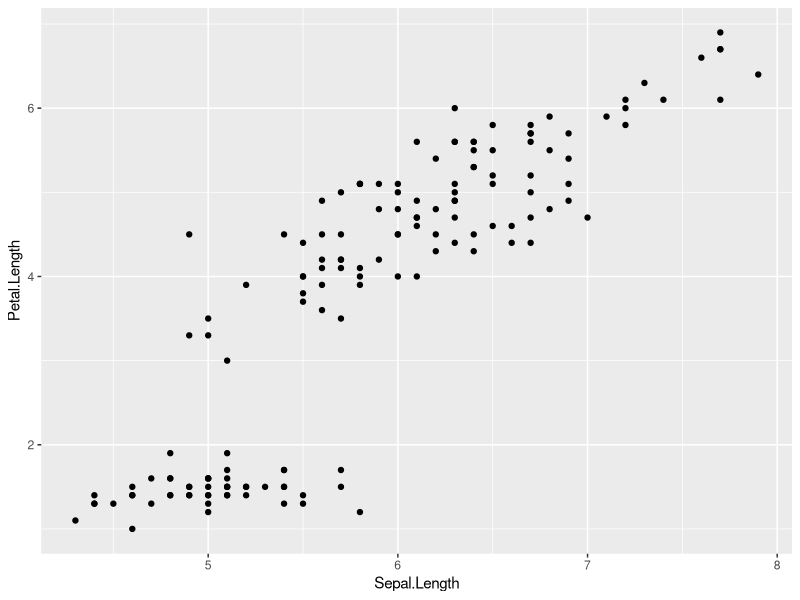
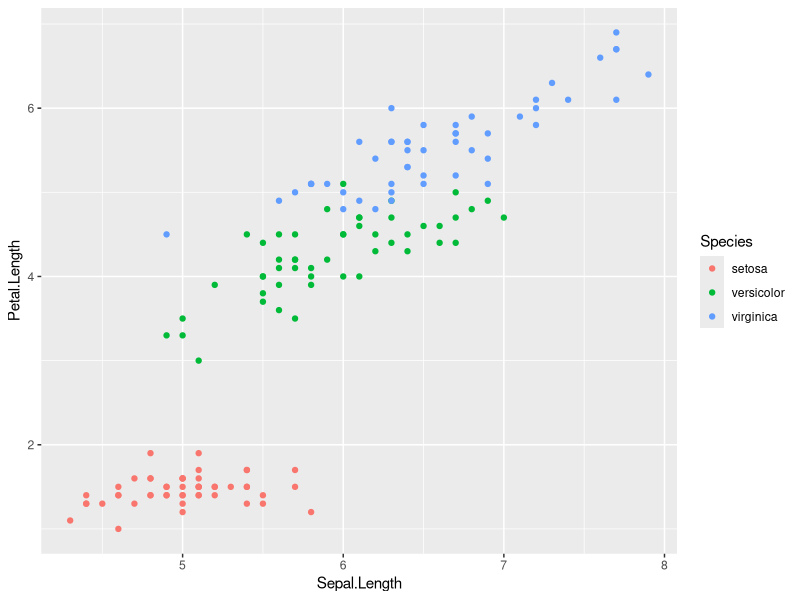
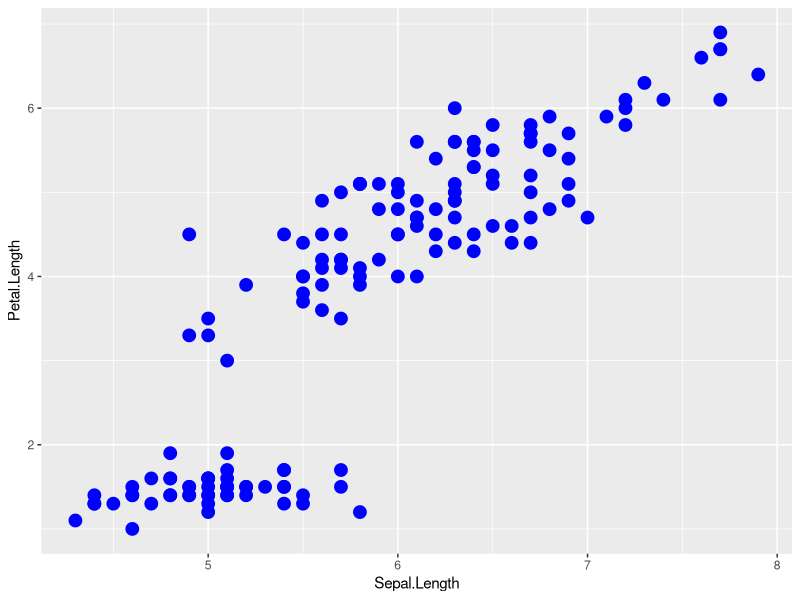
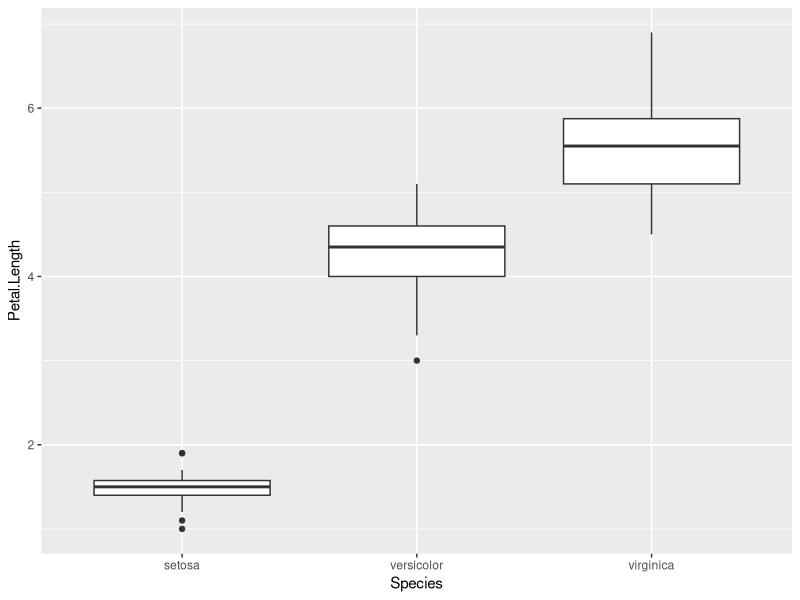
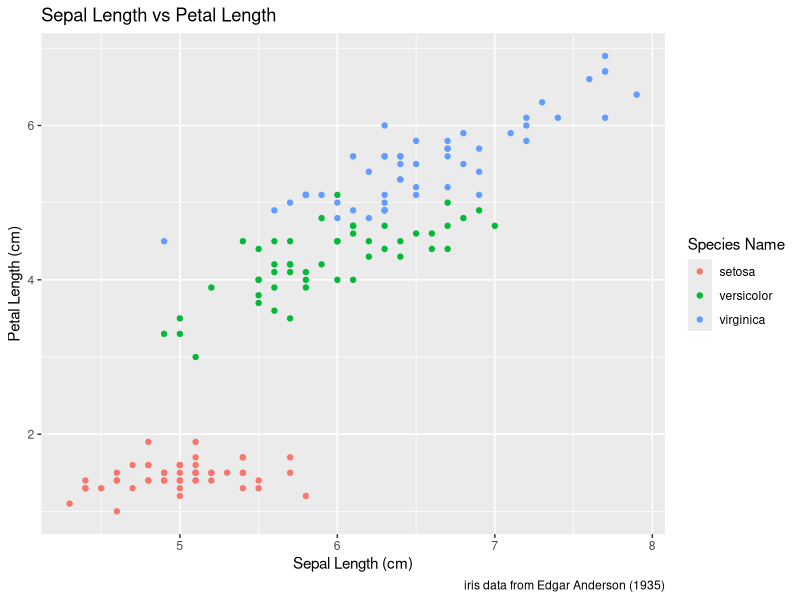
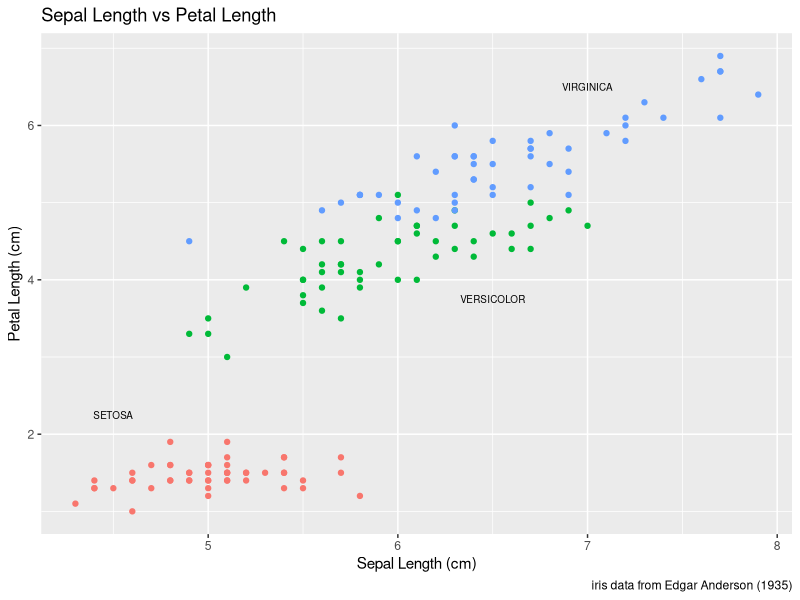
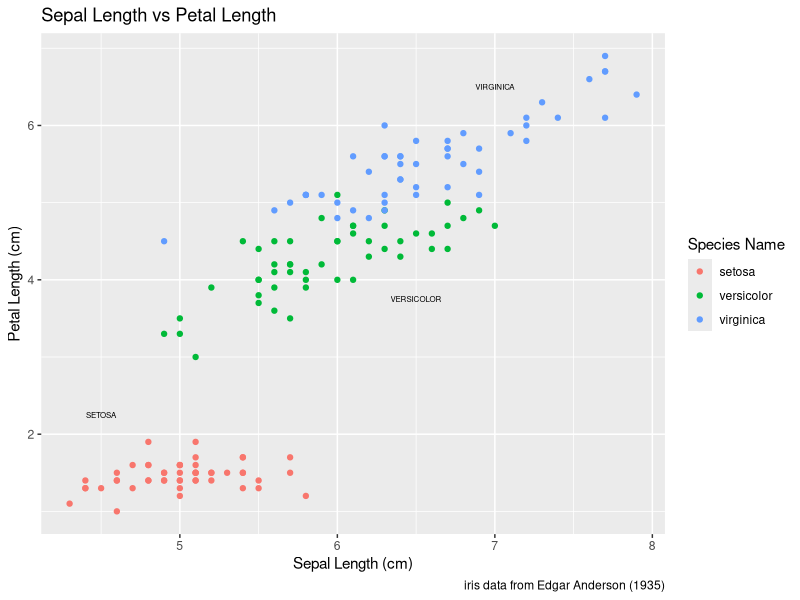
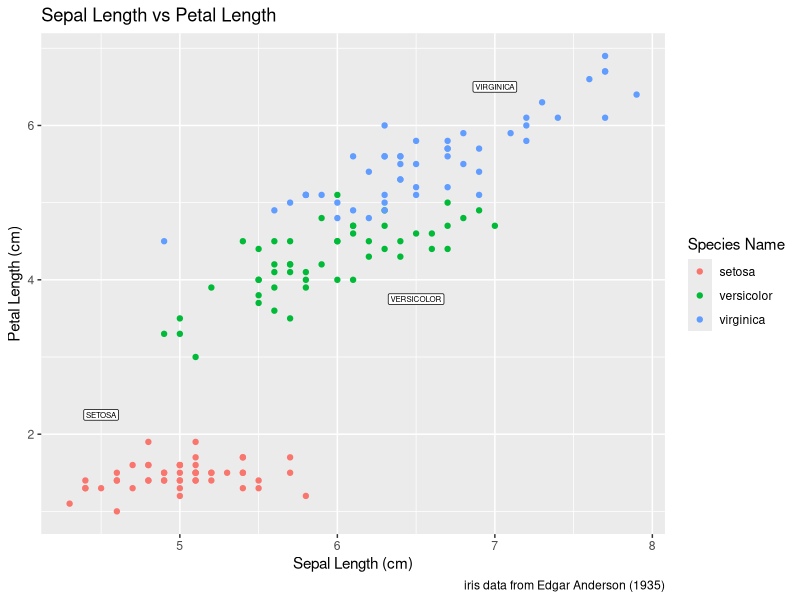

Recreate these plots in R, in order. (Note: this script raises an error after producing the figures.)
## ---- chunk 1
# Unattach any packages that happen to already be loaded. In general this is unecessary
# but is important for the creation of the book to not have package namespaces
# fighting unexpectedly.
pkgs = names(sessionInfo()$otherPkgs)
if( length(pkgs > 0)){
  pkgs = paste('package:', pkgs, sep = "")
  for( i in 1:length(pkgs)){
    detach(pkgs[i], character.only = TRUE, force=TRUE)
  }
}
## ---- chunk 2
library(tidyverse)   # loading ggplot2 and dplyr
## ---- chunk 3
data(iris)  # load the iris dataset that comes with R
str(iris)   # what columns do we have to play with...
## ---- chunk 4
ggplot( data=iris, aes(x=Sepal.Length, y=Petal.Length) ) +  
	geom_point(  )
## ---- chunk 5
ggplot( data=iris, aes(x=Sepal.Length, y=Petal.Length) ) +  
	geom_point( aes(color=Species) )
## ---- chunk 6
ggplot( data=iris, aes(x=Sepal.Length, y=Petal.Length) ) +  
	geom_point( color='blue', size=4 )
## ---- chunk 7
ggplot(iris, aes(x=Species, y=Petal.Length)) +
  geom_boxplot() 
## ---- chunk 8
# Save the graph before I add more to it.
P <- ggplot( data=iris, aes(x=Sepal.Length, y=Petal.Length) ) +  
	geom_point( aes(color=Species)  ) +
  labs( title='Sepal Length vs Petal Length') +
  labs( x="Sepal Length (cm)", y="Petal Length (cm)" ) +
  labs( color="Species Name")  +
  labs( caption = "iris data from Edgar Anderson (1935)" )

# Print out the plot
P
## ---- chunk 9
# create another data frame that has the text labels I want to add to the graph.
annotation.data <- data.frame(
  Sepal.Length = c(4.5,  6.5,  7.0),  # Figured out the label location by eye.
  Petal.Length = c(2.25, 3.75, 6.5),  # If I rescale the graph, I would redo this step.
  Species = c('setosa', 'versicolor', 'virginica'),
  Text = c('SETOSA', 'VERSICOLOR', 'VIRGINICA')
)

# Use the previous plot I created, along with the 
# aes() options already defined.
P +
  geom_text( data=annotation.data, aes(label=Text), size=2.5) +   # write the labels
  theme( legend.position = 'none' )                               # remove the legend

## ---- chunk 10
P +
  annotate('text', x=4.5, y=2.25, size=2, label='SETOSA'     ) +
  annotate('text', x=6.5, y=3.75, size=2, label='VERSICOLOR' ) +
  annotate('text', x=7.0, y=6.50, size=2, label='VIRGINICA'  )
## ---- chunk 11
P +
  annotate('label', x=4.5, y=2.25, size=2, label='SETOSA'     ) +
  annotate('label', x=6.5, y=3.75, size=2, label='VERSICOLOR' ) +
  annotate('label', x=7.0, y=6.50, size=2, label='VIRGINICA'  )
## ---- chunk 12
library(ggplot2)
ggplot(iris, aes(x=Sepal.Length, y=Petal.Length)) +
  geom_point() +
  facet_grid( . ~ Species )
## ---- chunk 13
data(tips, package='reshape')
head(tips)
## ---- chunk 14
ggplot(tips, aes(x = total_bill, y = tip / total_bill )) +
  geom_point()
## ---- chunk 15
ggplot(tips, aes(x = total_bill, y = tip / total_bill )) +
  geom_point() +
  facet_grid( sex ~ day )
## ---- chunk 16
ggplot(tips, aes(x = total_bill, y = tip / total_bill )) +
  geom_point() +
  facet_wrap( ~ day )
## ---- chunk 17
ggplot(tips, aes(x = total_bill, y = tip / total_bill )) +
  geom_point() +
  facet_grid( sex ~ day, scales="free_y" )
## ---- chunk 18
    Rosy <- data.frame(
      times = c(15, 11, 9, 12, 5, 2, 3),
      day   = 1:7,
      yhat  = c(14.36, 12.29, 10.21, 8.14, 6.07, 4.00,  1.93),
      lwr   = c( 9.54,  8.5,   7.22, 5.47, 3.08, 0.22, -2.89),
      upr   = c(19.18, 16.07, 13.2, 10.82, 9.06, 7.78,  6.75))
## ---- chunk 19
        library(tidyverse)
        data('birthwt', package='MASS')
        birthwt <- birthwt %>% mutate(
          race  = factor(race,  labels=c('White','Black','Other')),
          smoke = factor(smoke, labels=c('No Smoke', 'Smoke')))
